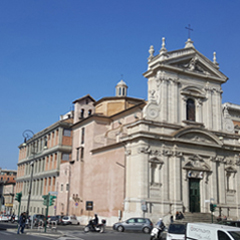
#> input picture source/chap09/images/dft_240.jpg, 240 x 240 px
$ python 04.2d_dft.py
#> lines starting #> are read from the running program, lines starting #| are printed output that depends on the picture
import numpy as np, cv2, time
from Common.dft2d import dft, idft, calc_spectrum, fftshift

def dft2(image):
    tmp = [dft(row) for row in image]
    dst = [dft(row) for row in np.transpose(tmp)]
    return np.transpose(dst)                   # 전치 환원 후 반환

def idft2(image):
    tmp = [idft(row) for row in image]
    dst = [idft(row) for row in np.transpose(tmp)]
    return np.transpose(dst)                   # 전치 환원 후 반환

def ck_time(mode = 0):
    global stime
    if (mode ==0 ):
       stime = time.perf_counter()
    elif (mode==1):
       etime = time.perf_counter()
       print("수행시간 = %.5f sec" % (etime - stime))   #초 단위 경과 시간

image = cv2.imread('images/dft_240.jpg', cv2.IMREAD_GRAYSCALE)
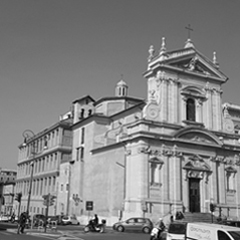
#> image: shape (240, 240); min 0, max 255, mean 130.4
if image is None: raise Exception("영상파일 읽기 에러")

ck_time(0)
#> (the run stopped early here; a loop or call above may not have finished)

$ run again, with source/chap09/images/dft_300.jpg copied over source/chap09/images/dft_240.jpg
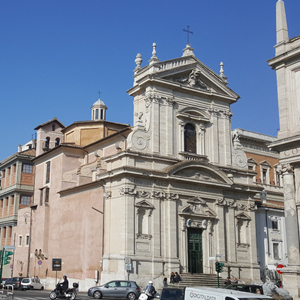
#> input picture source/chap09/images/dft_300.jpg, 300 x 300 px
#> `image = cv2.imread('images/dft_240.jpg', cv2.IMREAD_GRAYSCALE)`:
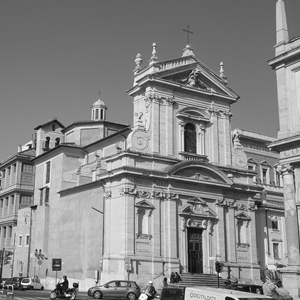
#> image: shape (300, 300); min 1, max 255, mean 134.6
